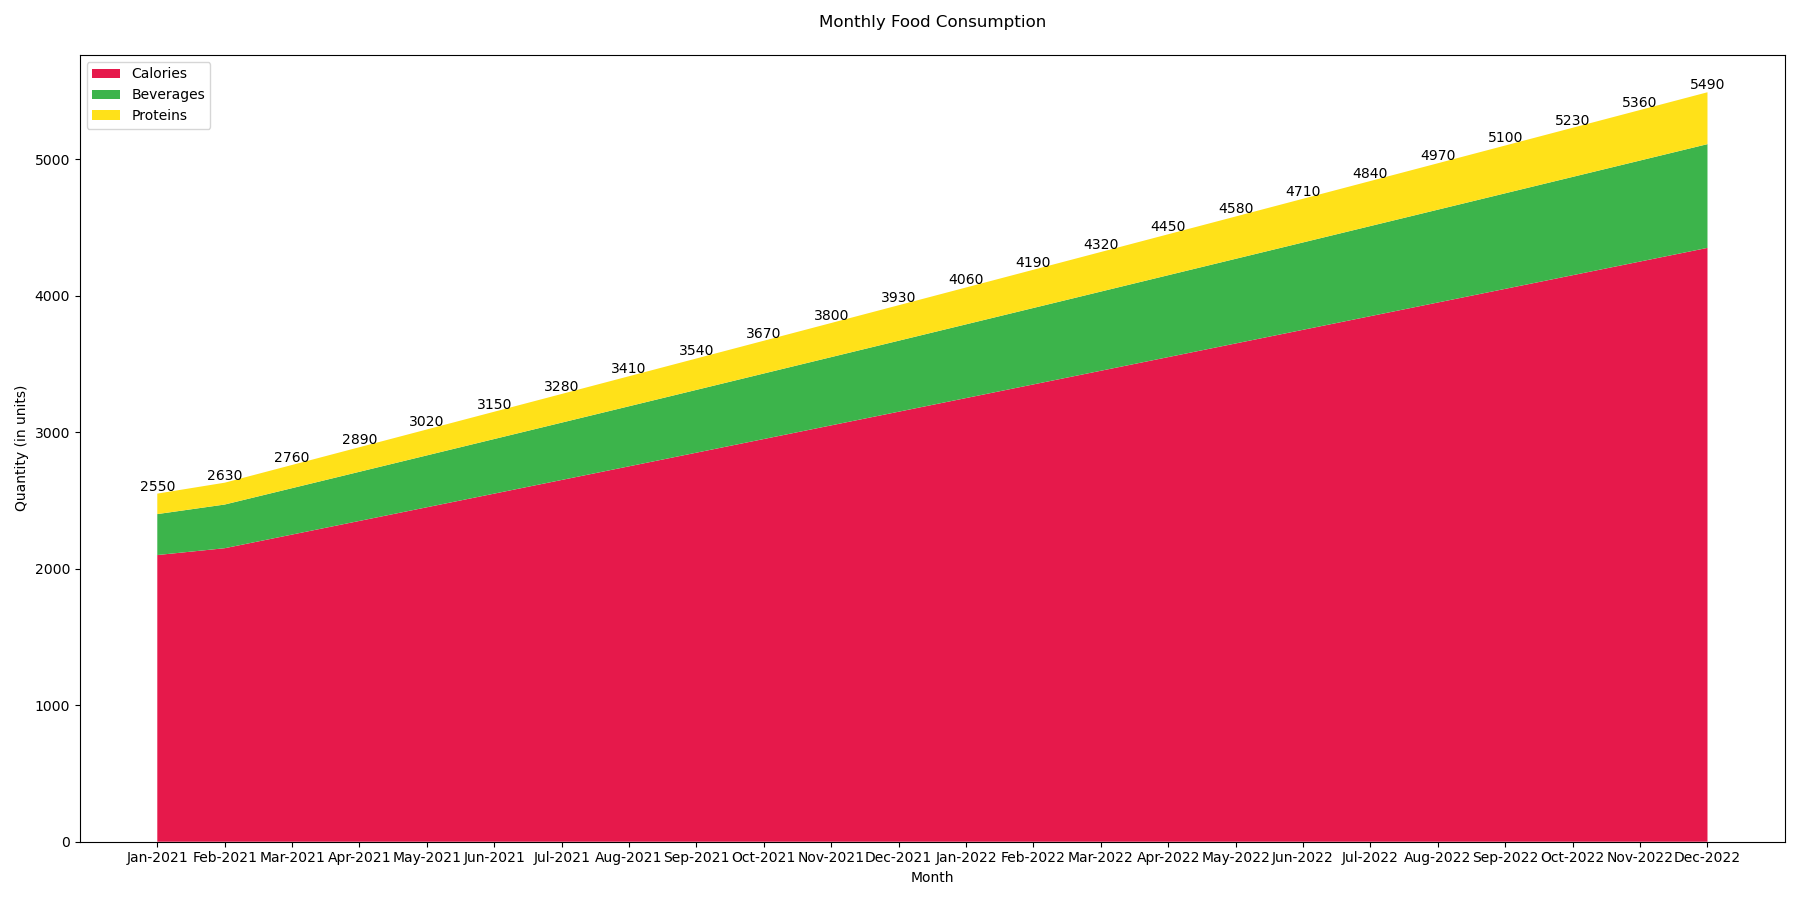

Here is the Python script that generated this plot:

import matplotlib.pyplot as plt

months = ['Jan-2021', 'Feb-2021', 'Mar-2021', 'Apr-2021', 'May-2021', 'Jun-2021', 
          'Jul-2021', 'Aug-2021', 'Sep-2021', 'Oct-2021', 'Nov-2021', 'Dec-2021',
          'Jan-2022', 'Feb-2022', 'Mar-2022', 'Apr-2022', 'May-2022', 'Jun-2022',
          'Jul-2022', 'Aug-2022', 'Sep-2022', 'Oct-2022', 'Nov-2022', 'Dec-2022']

calories = [2100, 2150, 2250, 2350, 2450, 2550, 2650, 2750, 2850, 2950, 3050, 3150,
            3250, 3350, 3450, 3550, 3650, 3750, 3850, 3950, 4050, 4150, 4250, 4350]

beverages = [300, 320, 340, 360, 380, 400, 420, 440, 460, 480, 500, 520,
             540, 560, 580, 600, 620, 640, 660, 680, 700, 720, 740, 760]

proteins = [150, 160, 170, 180, 190, 200, 210, 220, 230, 240, 250, 260,
            270, 280, 290, 300, 310, 320, 330, 340, 350, 360, 370, 380]

plt.figure(figsize=(18, 9))

plt.stackplot(months, calories, beverages, proteins,
              colors=['#e6194b', '#3cb44b', '#ffe119'],
              labels=['Calories', 'Beverages', 'Proteins'])

plt.legend(loc='upper left')
plt.title('Monthly Food Consumption', pad=20)
plt.xlabel('Month')
plt.ylabel('Quantity (in units)')

for i, calorie in enumerate(calories):
    total = calorie + beverages[i] + proteins[i]
    plt.text(months[i], total, f'{total}', ha='center', va='bottom')

plt.tight_layout()
plt.show()
